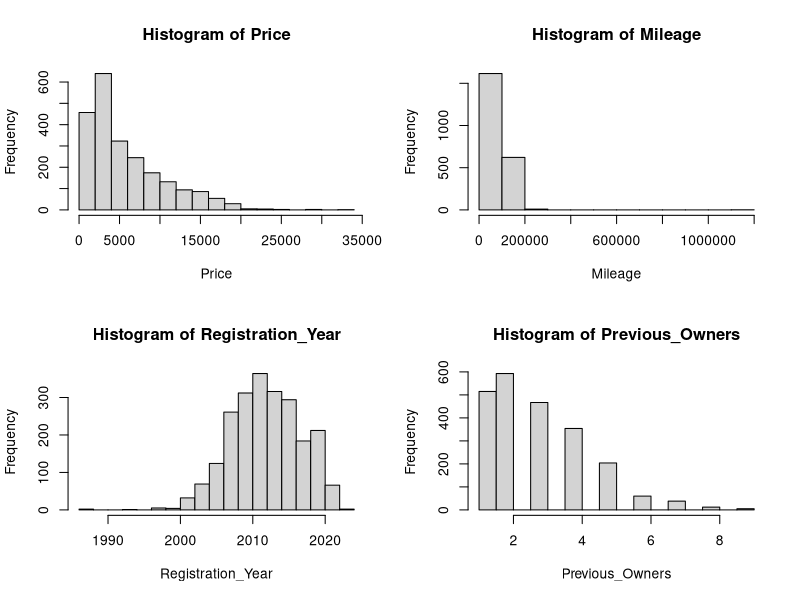
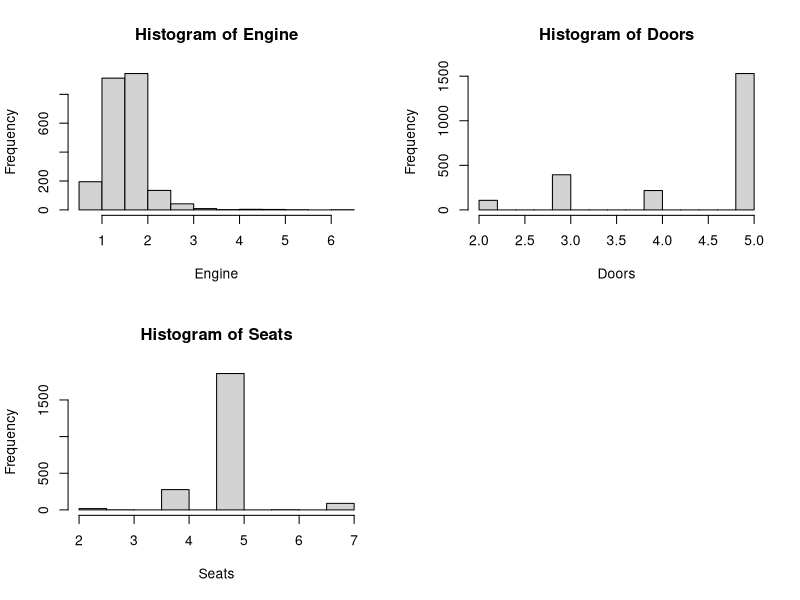
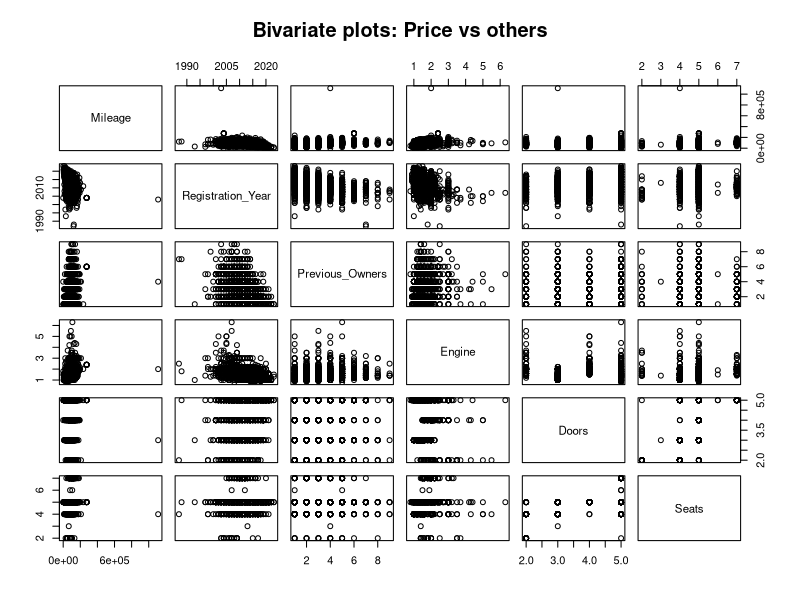
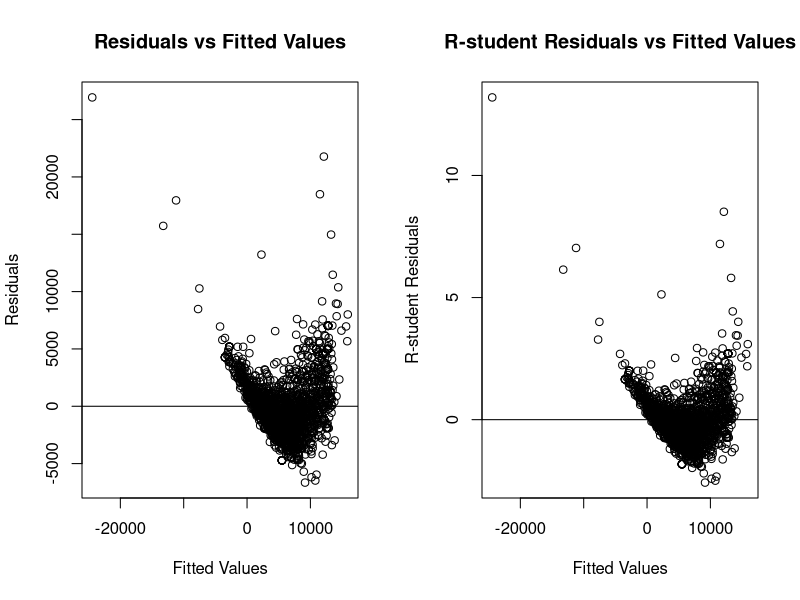
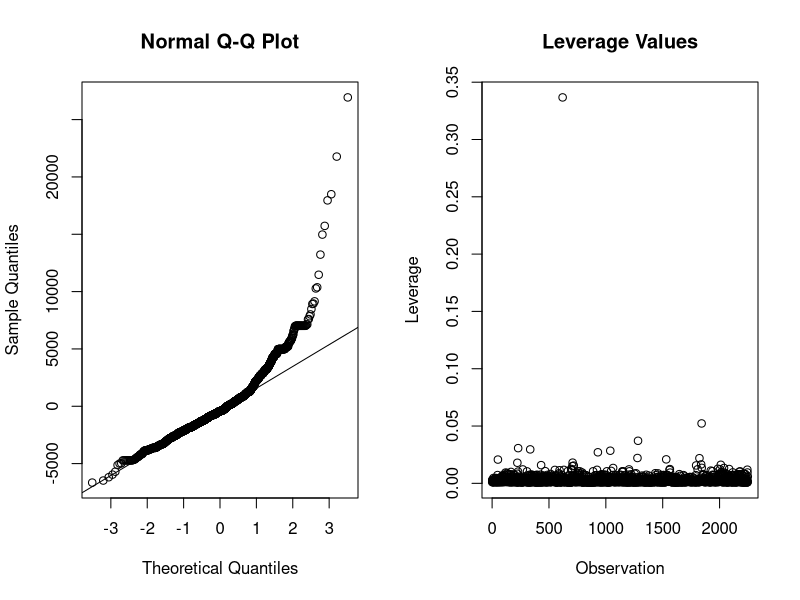
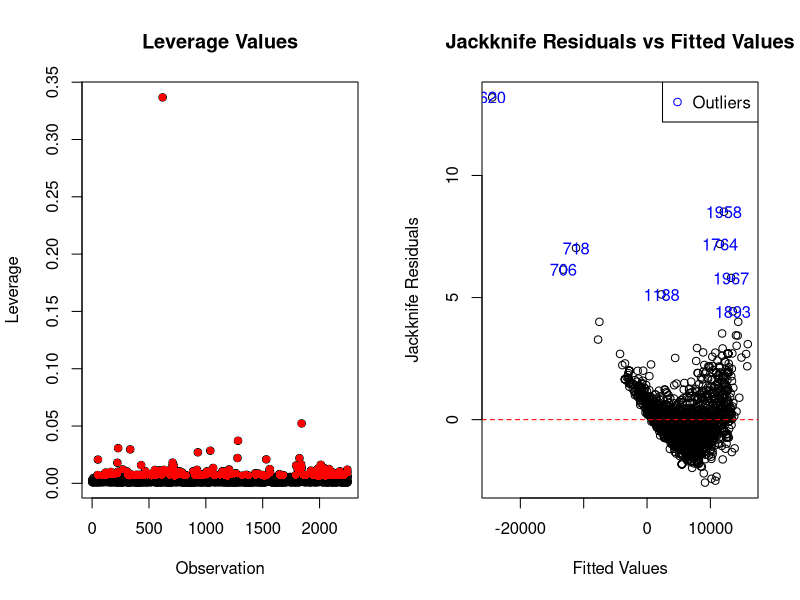
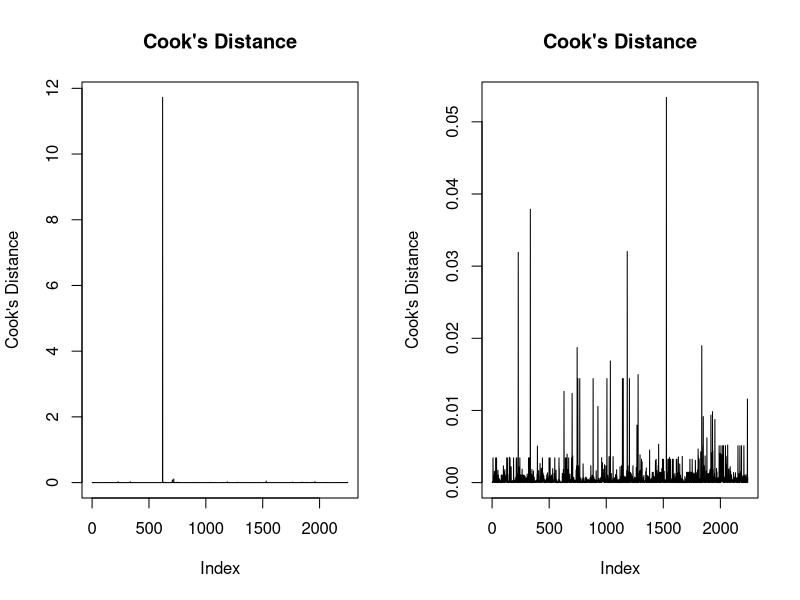
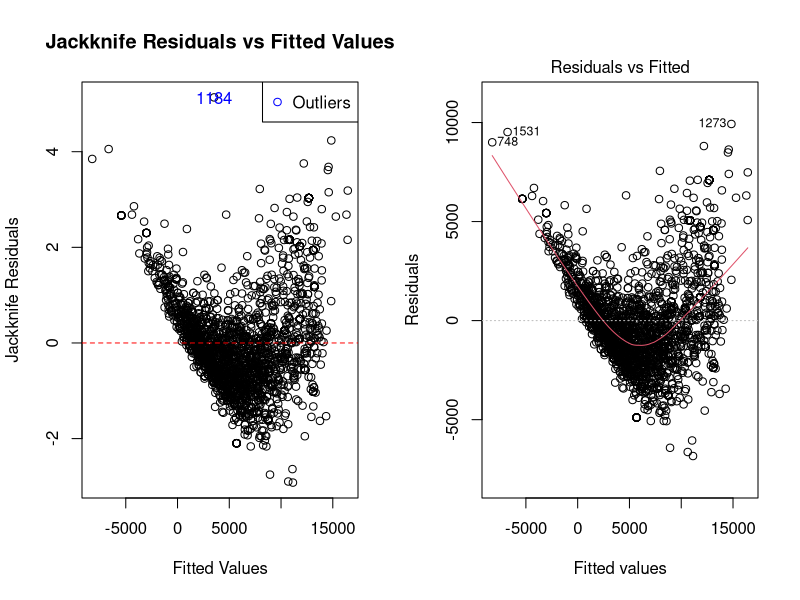

Source code (R) for these figures, in order: (Note: this script raises an error after producing the figures.)
## ---- chunk 1
raw_data = read.csv("used_cars_UK.csv", fileEncoding = "UTF-8")
head(raw_data)
## ---- chunk 2
data = raw_data[, c("Price", "Mileage.miles.", "Registration_Year", "Previous.Owners", "Body.type", "Engine", "Doors", "Seats")]
data$Engine = as.numeric(gsub("L", "", raw_data$Engine))
colnames(data)[colnames(data) == "Mileage.miles."] = "Mileage"
colnames(data)[colnames(data) == "Previous.Owners"] = "Previous_Owners"
colnames(data)[colnames(data) == "Body.type"] = "Body_Type"
data = na.omit(data)
head(data)
## ---- chunk 3
summary(data)
## ---- chunk 4
par(mfrow = c(2, 2)) 
for (col in names(data)) {
  if (is.numeric(data[[col]])) {
    hist(data[[col]], main = paste("Histogram of", col), xlab= col)
  }
}
## ---- chunk 5
columns_to_plot = names(data)[!(names(data) %in% c("Price", "Body_Type"))]
pairs(data[, columns_to_plot], main = "Bivariate plots: Price vs others")
## ---- chunk 6
full_model = lm(Price~ . - Body_Type, data)
summary(full_model)
## ---- chunk 7

par(mfrow = c(1, 2))

fitted_values = fitted(full_model)
residuals = resid(full_model)
Resid_Plot <- plot(fitted_values, residuals, main = "Residuals vs Fitted Values",
xlab = "Fitted Values", ylab = "Residuals")
abline(h=0)

Rstudent_residuals = rstudent(full_model)
RstudentResid_Plot <- plot(fitted_values, Rstudent_residuals, main = "R-student Residuals vs Fitted Values",
xlab = "Fitted Values", 
ylab = "R-student Residuals")
abline(h=0)
## ---- chunk 8
qqnorm(residuals) #Residuals Already Defined in the evnironment above
qqline(residuals)
## ---- chunk 9
shapiro.test(residuals)
## ---- chunk 10
leverage_values = hatvalues(full_model)
plot(leverage_values, main = "Leverage Values", xlab = "Observation", ylab = "Leverage")

## ---- chunk 11
high_leverage_points <- which(leverage_values > 2 * mean(leverage_values))
length(high_leverage_points)
## ---- chunk 12
plot(leverage_values, main = "Leverage Values", xlab = "Observation", ylab = "Leverage")
points(high_leverage_points, leverage_values[high_leverage_points], col = "red", pch = 16)

## ---- chunk 13
jackknife_residuals <- rstudent(full_model)
jackknife_residuals[which.max(abs(jackknife_residuals))]
qt(.05/(2248*2), 2240)
## ---- chunk 14
plot(fitted_values, jackknife_residuals, main = "Jackknife Residuals vs Fitted Values", 
     xlab = "Fitted Values", ylab = "Jackknife Residuals")

abline(h = 0, col = "red", lty = 2)

text(fitted_values[abs(jackknife_residuals) > 4.25], 
     jackknife_residuals[abs(jackknife_residuals) > 4.25], 
     labels = which(abs(jackknife_residuals) > 4.25), col = "blue")
legend("topright", legend = c("Outliers"), col = c("blue"), pch = 1)
## ---- chunk 15
cook_full <- cooks.distance(full_model)
plot(cook_full, ylab="Cook's Distance", main="Cook's Distance", type="l")
cook_full[which.max(cook_full)]
## ---- chunk 16
new_indices <- 1:nrow(data) 
rownames(data) <- new_indices
## ---- chunk 17
data_2 <- data[-c(620, 706, 718, 1158, 1958, 1764, 1967, 1893), ]
## ---- chunk 18
full_model_2 <- lm(Price~ . - Body_Type, data_2)
summary(full_model_2)
## ---- chunk 19
cook_full_2 <- cooks.distance(full_model_2) 
plot(cook_full_2, ylab="Cook's Distance", main="Cook's Distance", type="l")
cook_full_2[which.max(cook_full_2)]
## ---- chunk 20
new_jackknife_residuals <- rstudent(full_model_2)
new_jackknife_residuals[which.max(abs(new_jackknife_residuals))]
qt(.05/(2240*2), 2232)
## ---- chunk 21
new_fitted_values = fitted(full_model_2)
plot(new_fitted_values, new_jackknife_residuals, main = "Jackknife Residuals vs Fitted Values", 
     xlab = "Fitted Values", ylab = "Jackknife Residuals")

abline(h = 0, col = "red", lty = 2)

text(new_fitted_values[abs(new_jackknife_residuals) > 4.25], 
     new_jackknife_residuals[abs(new_jackknife_residuals) > 4.25], 
     labels = which(abs(new_jackknife_residuals) > 4.25), col = "blue")
legend("topright", legend = c("Outliers"), col = c("blue"), pch = 1)
## ---- chunk 22
data_2 <- data_2[-c(1184), ]
full_model_2 <- lm(Price~ . - Body_Type, data_2)
new_jackknife_residuals <- rstudent(full_model_2)
new_jackknife_residuals[which.max(abs(new_jackknife_residuals))]
qt(.05/(2240*2), 2232)
## ---- chunk 23
plot(full_model_2)
## ---- chunk 24
library(MASS)
boxcox(full_model_2, plotit=T)
boxcox(full_model_2, plotit=T, lambda=seq(0.1, 0.3, by=0.05))
## ---- chunk 25
full_model_transformed <- lm(Price^(1/6)~ . - Body_Type, data_2)
summary(full_model_transformed)
## ---- chunk 26
plot(full_model_transformed)
## ---- chunk 27
shapiro.test(resid(full_model_transformed))
## ---- chunk 28
library(nlme)
nlme <- gls(Price~ . - Body_Type, correlation=corARMA(p=1), data=data_2)
summary(nlme)
## ---- chunk 29
intervals(nlme)
